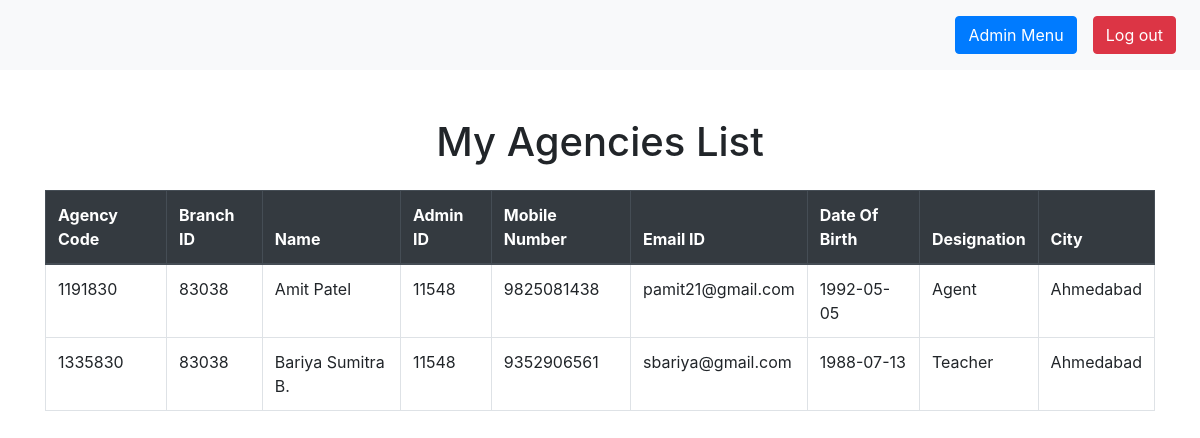
The page /DBMS/Admin/View/ViewAgentList.php (signed in) on the database its author committed.
### tables this page shows
CREATE TABLE `agent` (
  `Agency_code` int(7) UNSIGNED ZEROFILL NOT NULL CHECK (octet_length(`Agency_code`) = 7),
  `Admin_id` int(5) UNSIGNED ZEROFILL NOT NULL,
  `Branch_id` int(5) UNSIGNED ZEROFILL NOT NULL,
  `Name` varchar(30) NOT NULL,
  `Mobile_no` bigint(10) UNSIGNED NOT NULL,
  `Email_id` varchar(64) DEFAULT NULL,
  `DOB` date NOT NULL,
  `AGE` int(11) GENERATED ALWAYS AS (timestampdiff(YEAR,`DOB`,curdate())) VIRTUAL,
  `Designation` varchar(15) DEFAULT NULL,
  `City` varchar(50) DEFAULT NULL,
  `Password` varchar(100) NOT NULL
);

### DBMS/Admin/View/ViewAgentList.php (the view)
<?php require_once '../header.php'; ?>
<?php require '../../database.php'; ?>
<div class="container mt-5">
    <h1 class="text-center mb-4">My Agencies List</h1>
    <div class="table-responsive">
        <table class="table table-bordered table-hover">
            <thead class="thead-dark">
                <tr>
                    <th>Agency Code</th>
                    <th>Branch ID</th>
                    <th>Name</th>
                    <th>Admin ID</th>
                    <th>Mobile Number</th>
                    <th>Email ID</th>
                    <th>Date Of Birth</th>
                    <th>Designation</th>
                    <th>City</th>
                </tr>
            </thead>
            <tbody>
                <?php
                $Admin_id = $_SESSION['sessionId2'];
                $sql = "SELECT * FROM Agent WHERE Admin_id = $Admin_id";
                $result = mysqli_query($conn, $sql);
                $rowCount = mysqli_num_rows($result);
                if ($rowCount > 0) {
                    while ($row = mysqli_fetch_assoc($result)) {
                ?>
                        <tr>
                            <td><?php echo $row['Agency_code'] ?></td>
                            <td><?php echo $row['Branch_id'] ?></td>
                            <td><?php echo $row['Name'] ?></td>
                            <td><?php echo $row['Admin_id'] ?></td>
                            <td><?php echo $row['Mobile_no'] ?></td>
                            <td><?php echo $row['Email_id'] ?></td>
                            <td><?php echo $row['DOB'] ?></td>
                            <td><?php echo $row['Designation'] ?></td>
                            <td><?php echo $row['City'] ?></td>
                        </tr>
                <?php
                    }
                } else {
                    echo "<tr><td colspan='9'>No results found</td></tr>";
                }
                ?>
            </tbody>
        </table>
    </div>
</div>
<?php require_once '../footer.php'; ?>

### rows shown on the page
agent: Agency_code "1191830", Branch "83038", Name "Amit Patel", Admin "11548", Mobile_no "9825081438", Email "pamit21@gmail.com", DOB "1992-05-05", Designation "Agent", City "Ahmedabad"
agent: Agency_code "1335830", Branch "83038", Name "Bariya Sumitra B.", Admin "11548", Mobile_no "9352906561", Email "sbariya@gmail.com", DOB "1988-07-13", Designation "Teacher", City "Ahmedabad"
